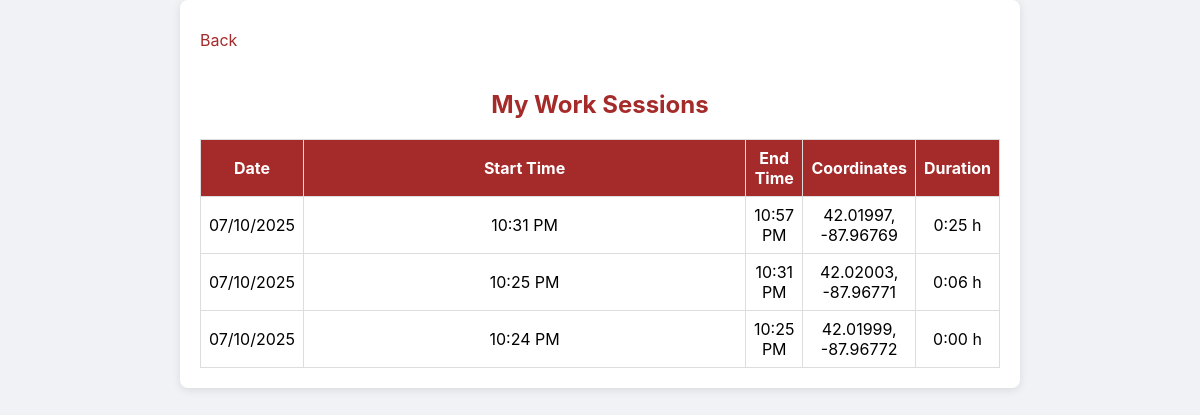
/my_sessions (signed in), run on the app's committed database.
### main.py (models this page shows)
class WorkSession(db.Model):
    id = db.Column(db.Integer, primary_key=True)
    user_id = db.Column(db.Integer, db.ForeignKey('user.id'), nullable=False)
    start_time = db.Column(db.DateTime, nullable=False)
    end_time = db.Column(db.DateTime)
    start_lat = db.Column(db.Float)
    start_lon = db.Column(db.Float)
    end_lat = db.Column(db.Float)
    end_lon = db.Column(db.Float)
    user = db.relationship('User', backref='work_sessions')

### main.py (the view)
@app.route('/my_sessions')
def my_sessions():
    user_id = session.get('user_id')
    if not user_id:
        flash('Please log in.', 'danger')
        return redirect(url_for('index'))
    user = User.query.get(user_id)
    sessions = WorkSession.query.filter_by(user_id=user_id).order_by(WorkSession.start_time.desc()).all()
    return render_template('my_sessions.html', user=user, sessions=sessions)

### templates/my_sessions.html (shortened to what this page needs)
<!DOCTYPE html>
<html>
<head>
  <link rel="stylesheet" href="/static/style.css">
</head>
<body>
  <div class="report-container">
    <a href="{{ url_for('worker_dashboard') }}" class="back-link">Back</a>
    <h2>My Work Sessions</h2>
    {% if sessions %}
      <table>
        <thead>
          <tr>
            <th style="width: 150px;">Date</th>
            <th>Start Time</th>
            <th>End Time</th>
            <th>Coordinates</th>
            <th>Duration</th>
          </tr>
        </thead>
        <tbody>
          {% for s in sessions %}
            <tr>
              <td>{{ s.start_time.strftime("%m/%d/%Y") }}</td>
              <td>{{ s.start_time.strftime("%I:%M %p") }}</td>
              <td>
                {% if s.end_time %}
                  {{ s.end_time.strftime("%I:%M %p") }}
                {% else %}
                  <em>Ongoing</em>
                {% endif %}
              </td>
              <td>
                {% if s.end_lat and s.end_lon %}
                  {{ "%.5f, %.5f"|format(s.end_lat, s.end_lon) }}
                {% else %}
                  <em>-</em>
                {% endif %}
              </td>
              <td>
                {% if s.end_time %}
                  {% set diff = s.end_time - s.start_time %}
                  {% set hours = diff.total_seconds() // 3600 %}
                  {% set minutes = (diff.total_seconds() % 3600) // 60 %}
                  {{ "%d:%02d" % (hours, minutes) }} h
                {% else %}
                  <em>-</em>
                {% endif %}
              </td>
            </tr>
          {% endfor %}
        </tbody>
      </table>
    {% else %}
      <p><em>No work sessions found.</em></p>
    {% endif %}
  </div>
</body>
</html>

### static/style.css (style rules this page uses)
body { margin: 0; padding: 0; background-color: #f0f2f5; font-family: 'SF Pro Display', -apple-system, BlinkMacSystemFont, "Segoe UI", Roboto, "Helvetica Neue", Arial, sans-serif; }
.back-link { display: inline-block; margin: 10px 0 20px 0; font-size: 16px; color: #A52A2A; text-decoration: none; }
.report-container { max-width: 800px; margin: 0 auto; padding: 20px; background: #fff; border-radius: 8px; box-shadow: 0 2px 8px rgba(0,0,0,0.1); }
.report-container h2 { color: #A52A2A; margin-bottom: 20px; text-align: center; }
.report-container a.back-link { display: inline-block; margin-bottom: 20px; color: #A52A2A; text-decoration: none; font-size: 16px; }
.report-container table { width: 100%; border-collapse: collapse; margin-top: 20px; }
.report-container th, .report-container td { border: 1px solid #ddd; padding: 8px; text-align: center; }
.report-container th { background-color: #A52A2A; color: white; width:100%; }

### data on the page
WorkSession: start_time "07/10/2025", start_time "10:31 PM", end_time "10:57 PM", end_lat+end_lon "42.01997, -87.96769", value "0:25"
WorkSession: start_time "07/10/2025", start_time "10:25 PM", end_time "10:31 PM", end_lat+end_lon "42.02003, -87.96771", value "0:06"
WorkSession: start_time "07/10/2025", start_time "10:24 PM", end_time "10:25 PM", end_lat+end_lon "42.01999, -87.96772", value "0:00"
